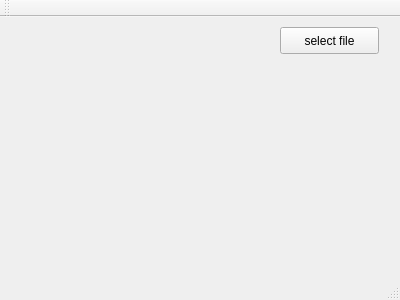
<?xml version="1.0" encoding="UTF-8"?>
<ui version="4.0">
 <class>MainWindow</class>
 <widget class="QMainWindow" name="MainWindow">
  <property name="geometry">
   <rect>
    <x>0</x>
    <y>0</y>
    <width>400</width>
    <height>300</height>
   </rect>
  </property>
  <property name="windowTitle">
   <string>MainWindow</string>
  </property>
  <widget class="QWidget" name="centralWidget">
   <widget class="QPushButton" name="pushButton">
    <property name="geometry">
     <rect>
      <x>280</x>
      <y>10</y>
      <width>99</width>
      <height>27</height>
     </rect>
    </property>
    <property name="text">
     <string>select file</string>
    </property>
   </widget>
  </widget>
  <widget class="QMenuBar" name="menuBar">
   <property name="geometry">
    <rect>
     <x>0</x>
     <y>0</y>
     <width>400</width>
     <height>25</height>
    </rect>
   </property>
  </widget>
  <widget class="QToolBar" name="mainToolBar">
   <attribute name="toolBarArea">
    <enum>TopToolBarArea</enum>
   </attribute>
   <attribute name="toolBarBreak">
    <bool>false</bool>
   </attribute>
  </widget>
  <widget class="QStatusBar" name="statusBar"/>
 </widget>
 <layoutdefault spacing="6" margin="11"/>
 <resources/>
 <connections>
  <connection>
   <sender>pushButton</sender>
   <signal>clicked()</signal>
   <receiver>MainWindow</receiver>
   <slot>readFile()</slot>
   <hints>
    <hint type="sourcelabel">
     <x>316</x>
     <y>64</y>
    </hint>
    <hint type="destinationlabel">
     <x>354</x>
     <y>245</y>
    </hint>
   </hints>
  </connection>
 </connections>
 <slots>
  <slot>readFile()</slot>
 </slots>
</ui>
